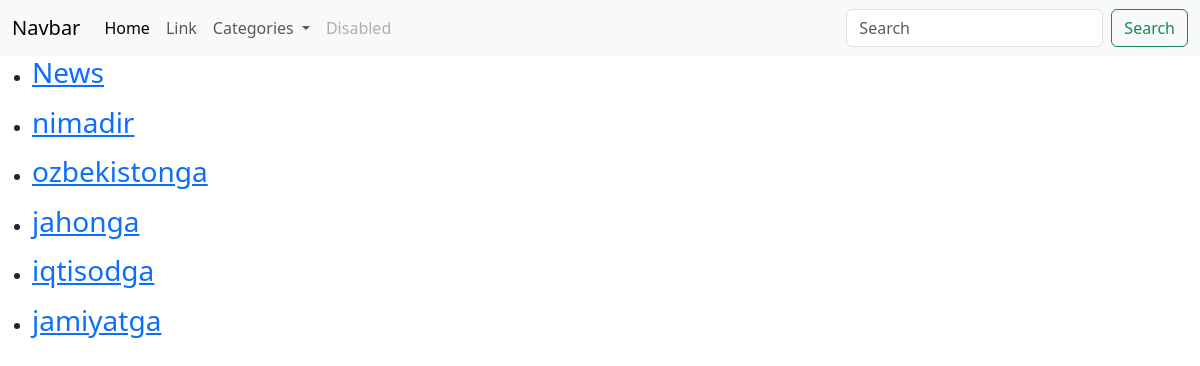
Before: / with the older database file.
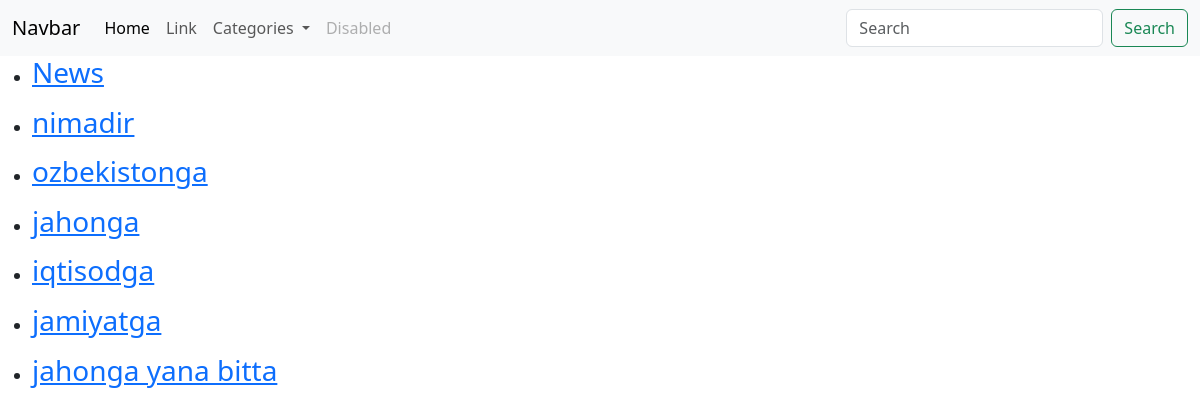
After: the same page with the newer database file.
### kunuz_app/models.py (models this page shows, shortened)
class News(models.Model):
    title = models.CharField(max_length=255)
    subtitle = models.CharField(max_length=255, blank=True, null=True)
    content = models.TextField()
    image = models.ImageField(upload_to='media/images/news-images/', blank=True, null=True)
    author = models.ForeignKey(Author, on_delete=models.CASCADE)
    category = models.ForeignKey(Category, on_delete=models.CASCADE)
    created_at = models.DateTimeField(auto_now_add=True)

### kunuz_app/views.py (the view)
# urls.py: path("", HomePageView.as_view(), name="home-page"),
class HomePageView(View):
    def get(self, request):
        categories = Category.objects.all()
        news_list = News.objects.all()
        context = {'news_list': news_list, 'categories': categories}
        return render(request, 'index.html', context)

### templates/index.html (shortened to what this page needs)
{% extends 'base.html' %}
{% block content %}
    {% for news in news_list %}
    	<ul>
        <li><a href="{% url 'detail' news.id %}">
            <h3>{{ news.title }}</h3>
        </a></li>
        </ul>
    {% endfor %}
{% endblock %}

Changed rows visible on the page:
added News: title "jahonga yana bitta"
